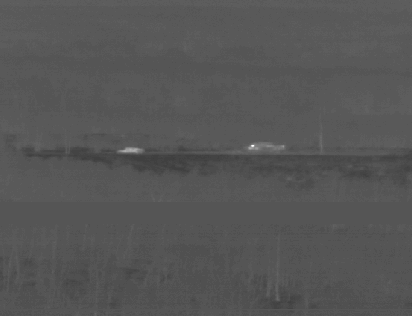
%> input picture Low_con.tif, 412 x 316 px
$ octave --eval "hw_3('Low_con.tif');"   (GNU Octave 9; MATLAB toolbox functions it lacks are replaced by stand-ins)
%> lines starting %> are read from the running program, lines starting %| are printed output that depends on the picture
function hw_3(file)
%> called with file = 'Low_con.tif'
% Allison Crim, HW 3
% hw_3(file) performs histogram equalization as defined in lecture 4
% of audio signal processing taught by Prof. Nassar Nasrabadi

I = imread(file);
%> I is the input picture: size 316x412 uint8; min 60, max 255, mean 85.9

N = size(I,1);
%> N = 316
M = size(I,2);
%> M = 412
grey_levels = 2^8;

r = zeros(grey_levels,1);
n = zeros(grey_levels,1);
pr = zeros(grey_levels,1);

for i=1:N
    for j=1:M
        %need to figure out how often each pixel level shows up
        r = I(i,j);
        n(r+1) = n(r+1)+1;
        %calculate the probability of each n
        pr(r+1) = n(r+1)/M*N;
    end
end
%> after the loop, n = 256 values, max 51563 at index 86, min 0 at index 1, mean 508.6; pr = 256 values, max 39548.3 at index 86, min 0 at index 1, mean 390.1

s = 0;
L = grey_levels-1;
sum_final = zeros(grey_levels,1);

for j = 1:grey_levels
    %sum the prevalence of the each pixel level
    s = s + n(j);
    sum_final(j) = s;
    %calculate the cdf for each pixel level
    sum_final(j) = round(sum_final(j)*L/(M*N));
end
%> after the loop, s = 130192; sum_final = 256 values from 0 to 255

output = uint8(zeros(N,M));
for i=1:N
    for j=1:M
        %map each pixel to the cdf calculated above
        output(i,j) = sum_final(I(i,j)+1);
    end
end
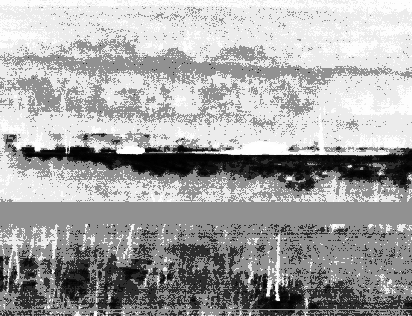
%> output: size 316x412 uint8; min 0, max 255, mean 166
%> `hw_3('Low_con.tif');`:
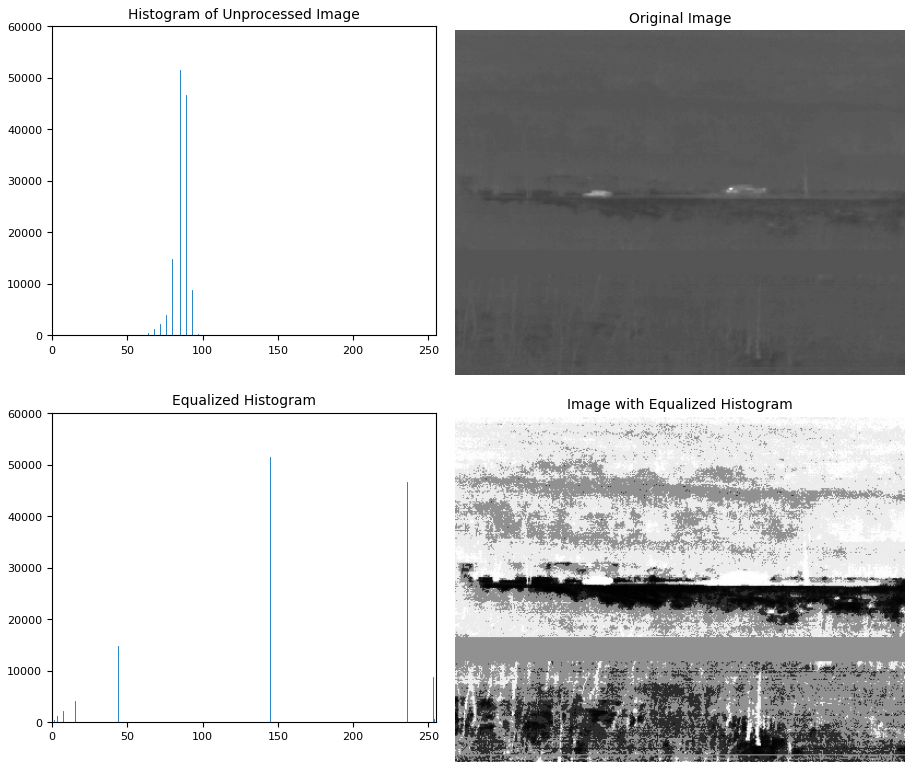
%> figure redrawn from the program's plot data, 4 panels

figure;
subplot(2,2,1);
imhist(I);
title('Histogram of Unprocessed Image');

subplot(2,2,2);
imshow(I);
title('Original Image');

subplot(2,2,3);
imhist(output);
title('Equalized Histogram');

subplot(2,2,4);
imshow(output);
title('Image with Equalized Histogram');

% [9 lines of commented-out code are left out]
